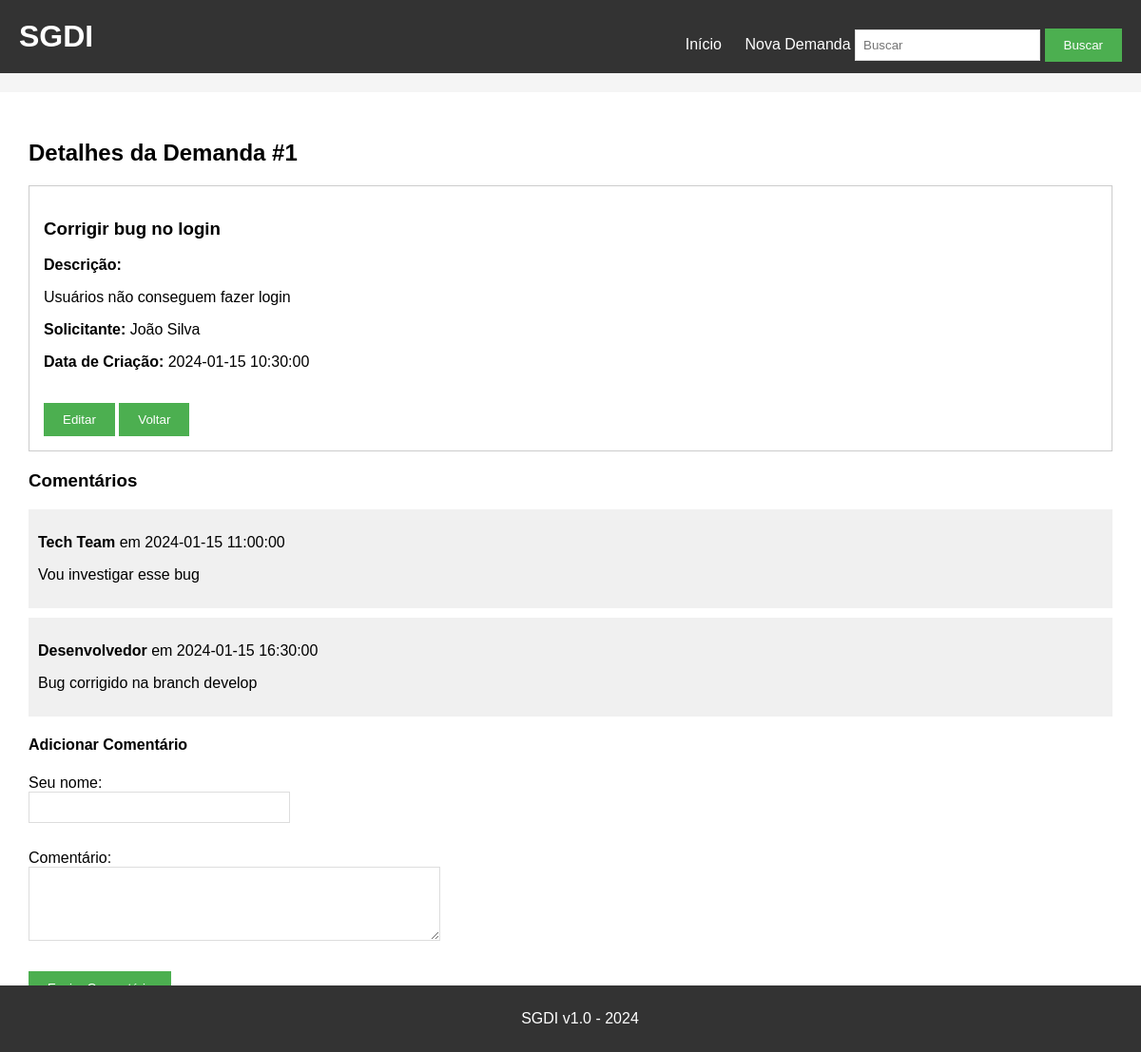
Page /detalhes/1 on the committed database.
### tables this page shows
CREATE TABLE demandas (
    id INTEGER PRIMARY KEY AUTOINCREMENT,
    titulo TEXT NOT NULL,
    descricao TEXT,
    solicitante TEXT,
    data_criacao TEXT
);

CREATE TABLE comentarios (
    id INTEGER PRIMARY KEY AUTOINCREMENT,
    demanda_id INTEGER,
    comentario TEXT,
    autor TEXT,
    data TEXT,
    FOREIGN KEY (demanda_id) REFERENCES demandas(id)
);

### app.py (the view)
@app.route('/detalhes/<id>')
def detalhes(id):
    conn = sqlite3.connect('demandas.db')
    cursor = conn.cursor()
    demanda = cursor.execute(f'SELECT * FROM demandas WHERE id={id}').fetchone()
    comentarios = cursor.execute(f'SELECT * FROM comentarios WHERE demanda_id={id}').fetchall()
    conn.close()
    return render_template('detalhes.html', demanda=demanda, comentarios=comentarios)

### templates/detalhes.html
{% extends "base.html" %}
{% block content %}
<h2>Detalhes da Demanda #{{ demanda[0] }}</h2>
<div style="border:1px solid #ccc; padding:15px; margin-bottom:20px;">
    <h3>{{ demanda[1] }}</h3>
    <p><strong>Descrição:</strong></p>
    <p>{{ demanda[2] }}</p>
    <p><strong>Solicitante:</strong> {{ demanda[3] }}</p>
    <p><strong>Data de Criação:</strong> {{ demanda[4] }}</p>
    <br>
    <a href="/editar/{{ demanda[0] }}"><button>Editar</button></a>
    <a href="/"><button>Voltar</button></a>
</div>
<h3>Comentários</h3>
{% for comentario in comentarios %}
<div style="background:#f0f0f0; padding:10px; margin:10px 0;">
    <p><strong>{{ comentario[3] }}</strong> em {{ comentario[4] }}</p>
    <p>{{ comentario[2] }}</p>
</div>
{% endfor %}
<h4>Adicionar Comentário</h4>
<form method="POST" action="/adicionar_comentario/{{ demanda[0] }}">
    <div>
        <label>Seu nome:</label><br>
        <input type="text" name="autor" size="30">
    </div>
    <br>
    <div>
        <label>Comentário:</label><br>
        <textarea name="comentario" rows="4" cols="50"></textarea>
    </div>
    <br>
    <button type="submit">Enviar Comentário</button>
</form>
{% endblock %}

### static/style.css (style rules this page uses)
body { font-family: Arial, sans-serif; background-color: #f5f5f5; padding: 0; margin: 0; }
button { background-color: #4CAF50; color: white; padding: 10px 20px; border: none; cursor: pointer; }
form div { margin-bottom: 10px; }
input[type="text"], textarea { padding: 8px; border: 1px solid #ddd; }
textarea { resize: vertical; }

### templates/base.html (style rules this page uses)
body { margin: 0; }

### rows in the picture
demandas: id "1", titulo "Corrigir bug no login", descricao "Usuários não conseguem fazer login", solicitante "João Silva", data_criacao "2024-01-15 10:30:00"
comentarios: autor "Tech Team", data "2024-01-15 11:00:00", comentario "Vou investigar esse bug"
comentarios: autor "Desenvolvedor", data "2024-01-15 16:30:00", comentario "Bug corrigido na branch develop"
